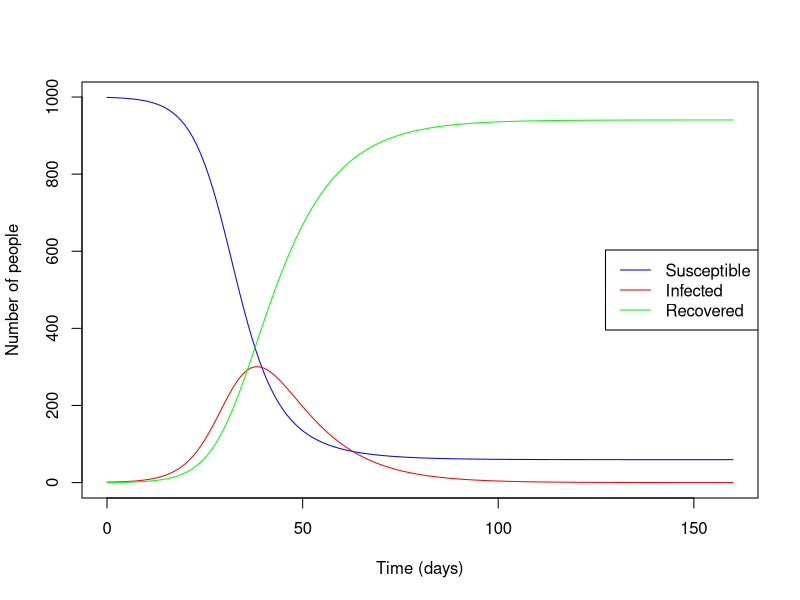

This chart was generated by the following R code:
# Load package
library(deSolve)

# 1. Define model function
sir_model <- function(time, state, parameters) {
  with(as.list(c(state, parameters)), {
    
    N <- S + I + R
    dS <- -beta * S * I / N
    dI <- beta * S * I / N - gamma * I
    dR <- gamma * I
    
    list(c(dS, dI, dR))
  })
}

# 2. Initial values
init <- c(S = 999, I = 1, R = 0)

# 3. Parameters
params <- c(beta = 0.3, gamma = 0.1)

# 4. Time steps
times <- seq(0, 160, by = 1)

# 5. Solve ODE
out <- ode(y = init, times = times, func = sir_model, parms = params)

# 6. Convert to dataframe
out <- as.data.frame(out)

# 7. Plot results
matplot(out$time, out[,2:4], type = "l", lty = 1, col = c("blue", "red", "green"),
        xlab = "Time (days)", ylab = "Number of people")
legend("right", legend = c("Susceptible", "Infected", "Recovered"),
       col = c("blue", "red", "green"), lty = 1)
